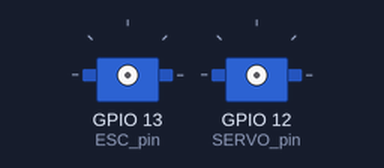
Simulated run of this sketch. Board: ESP8266 (NodeMCU). Parts: 2 × servo. WiFi joins after 1.5 s; servers stay silent unless stated; what the sketch prints to the serial monitor is not drawn.

Above: at 0.1 s.
At 1.8 s:
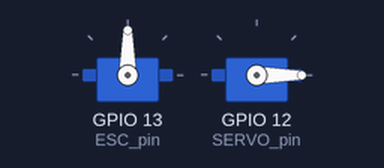
Timing chart, 0 to 3.3 s (numbered marks = the images above):
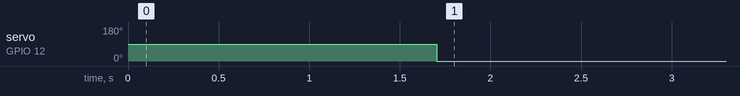

Measured:
- by itself, servo on GPIO 12 (SERVO_pin): 90° → 0° at 1.7 s

The sketch:

p5-shiff-code.ino.ino
```cpp
#include <ESP8266WiFi.h>
#include <ESP8266HTTPClient.h>
#include <Servo.h>
#include <ArduinoJson.h>
#include <Arduino.h>

const char *ssid = "wifi";
const char *password = "nassr123";
const char *serverName = "http://p1.nimx.me:5001/coordinates";
const int ESC_pin = 13;
const int SERVO_pin = 12;
const int MIN_PWM = 0;
const int MAX_PWM = 2000;

Servo ESC;
Servo SERVO;

void setup()
{
    Serial.begin(115200);
    WiFi.begin(ssid, password);

    while (WiFi.status() != WL_CONNECTED)
    {
        delay(500);
        Serial.print(".");
    }

    Serial.println("");
    Serial.print("Connected to WiFi network with IP Address: ");
    Serial.println(WiFi.localIP());

    ESC.attach(ESC_pin, MIN_PWM, MAX_PWM);
    SERVO.attach(SERVO_pin);
}

void loop()
{
    if (WiFi.status() == WL_CONNECTED)
    {
        String response = httpGETRequest(serverName);

        DynamicJsonDocument jsonDocument(256);
        DeserializationError error = deserializeJson(jsonDocument, response);

        if (error)
        {
            Serial.print("JSON Parsing Error: ");
            Serial.println(error.c_str());
        }
        else
        {
            int degree = jsonDocument["degree"];
            int motorSpeed = jsonDocument["motorSpeed"];

            Serial.print("Received Degree: ");
            Serial.println(degree);
            Serial.print("Received Motor Speed: ");
            Serial.println(motorSpeed);

            int mappedMotorSpeed = map(motorSpeed, 0, 100, MIN_PWM, MAX_PWM);

            if(motorSpeed > 1){
                ESC.write(MAX_PWM);
                Serial.print("speed");
            }
            SERVO.write(degree);
        }
    }
    else
    {
        Serial.println("WiFi Disconnected");
    }

    delay(500);
}

String httpGETRequest(const char *serverName)
{
    WiFiClient client;
    HTTPClient http;

    http.begin(client, serverName);

    int httpResponseCode = http.GET();

    String response = "{}";

    if (httpResponseCode > 0)
    {
        response = http.getString();
    }
    else
    {
        Serial.print("Error code: ");
        Serial.println(httpResponseCode);
    }

    http.end();

    return response;
}
```
